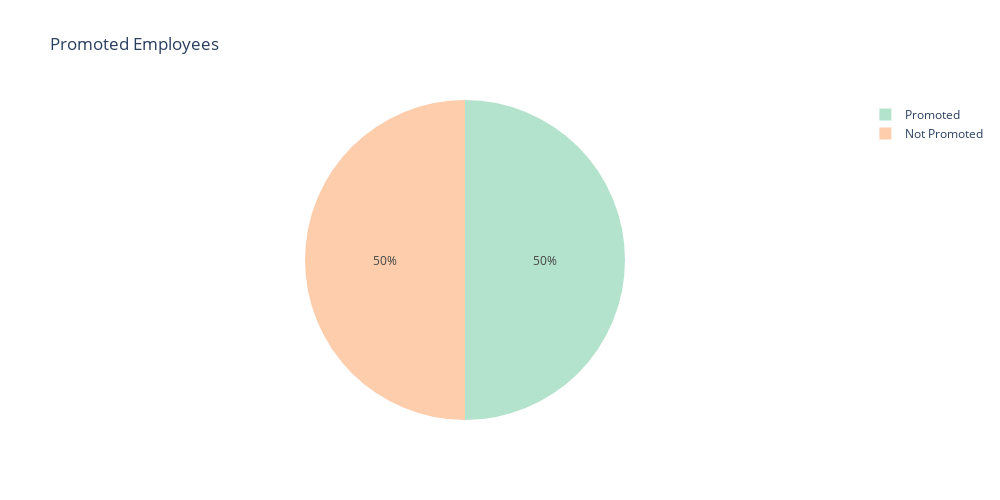

The code cell stored with this chart in its notebook:
### Code cell
# --- 3. Visualisasi Data ---
promo = pd.DataFrame(df.is_promoted.value_counts())
promo.columns = ["Promoted"]
promo["Values"] = promo.index
promo["Values"] = promo["Values"].map({0: "Not Promoted", 1: "Promoted"})

fig = px.pie(
    promo,
    values="Promoted",
    names="Values",
    title="Promoted Employees",
    color_discrete_sequence=px.colors.qualitative.Pastel2
)

fig.update_layout(autosize=False, width=1000, height=500)
fig.show()

### Figure 1 — Plotly figure (JSON) as saved in the notebook; plotly's stock layout.template omitted (floating-point values rounded to 4 significant figures)
{"data": [{"domain": {"x": [0, 1], "y": [0, 1]}, "hovertemplate": "Values=%{label}<br>Promoted=%{value}<extra></extra>", "labels": ["Promoted", "Not Promoted"], "legendgroup": "", "name": "", "showlegend": true, "type": "pie", "values": [4232, 4232]}], "layout": {"autosize": false, "height": 500, "legend": {"tracegroupgap": 0}, "piecolorway": ["rgb(179,226,205)", "rgb(253,205,172)", "rgb(203,213,232)", "rgb(244,202,228)", "rgb(230,245,201)", "rgb(255,242,174)", "rgb(241,226,204)", "rgb(204,204,204)"], "title": {"text": "Promoted Employees"}, "width": 1000}}
